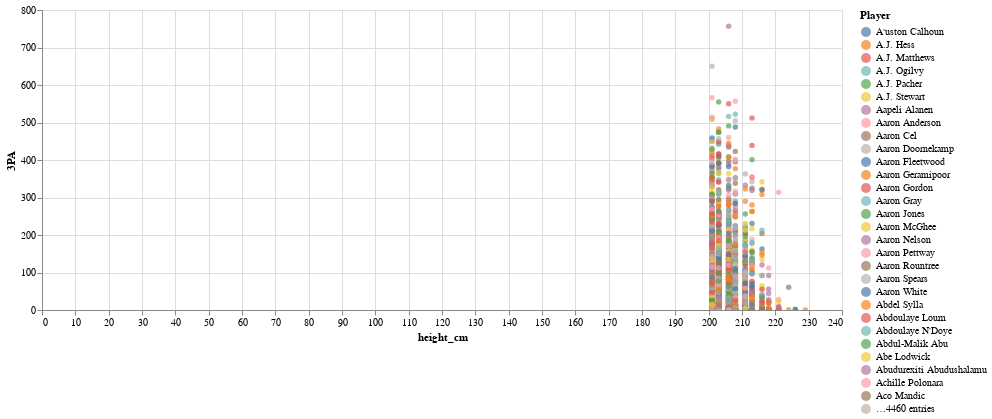

Notebook code cell kept with this figure:
### Markdown cell above
### Step 3: make a scatter plot showing the relationship between the variables

Make a scatter plot showing the relationship between the two variables in your dataframe. As always, be sure to consider the aesthetics of your plot. Does the scale of the axis make sense? Does your plot have a title? Are the axes labeled?

### Code cell
import altair as alt
alt.Chart(sdf3).mark_circle().encode(
    y = '3PA',
    x = 'height_cm',
    color = 'Player'
).properties(width = 800, height = 300).interactive()

### Figure 1 — Vega-Lite specification as saved in the notebook (floating-point values rounded to 4 significant figures; data arrays with more than 128 entries replaced by an {"elided": "..."} marker saying what was removed)
{"config": {"view": {"continuousWidth": 400, "continuousHeight": 300}}, "data": {"name": "data-75cbcfb734a97ba9641e7cc47198bbe8"}, "mark": "circle", "encoding": {"color": {"type": "nominal", "field": "Player"}, "x": {"type": "quantitative", "field": "height_cm"}, "y": {"type": "quantitative", "field": "3PA"}}, "height": 300, "selection": {"selector001": {"type": "interval", "bind": "scales", "encodings": ["x", "y"]}}, "width": 800, "$schema": "https://vega.github.io/schema/vega-lite/v4.8.1.json", "datasets": {"data-75cbcfb734a97ba9641e7cc47198bbe8": {"elided": "4489 records"}}}
